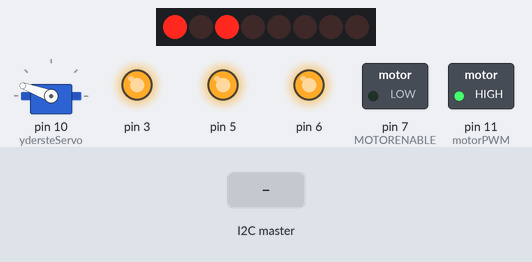
A sketch run on a simulated Arduino Uno, built with avr-gcc and run on an emulated ATmega328P. Parts: 8 shift-register outputs drawn as a row of LEDs (first output left, lit = HIGH), servo, switched loads named in the sketch (green lamp = pin HIGH), output pins drawn as LEDs (lit = HIGH). Wiring (inferred from the names in the program): shift register (74HC595): data pin 8; shift clock pin 4; latch pin 12. Wiring (inferred from the signals the program sends): row of LEDs: on Q0, Q1, Q2, Q3, Q4, Q5, Q6, Q7. Inputs (shaded band) come from the test bench. Random numbers use the default seed unless the sketch sets one; pins used as bus, display or sensor lines are not drawn; what the sketch prints to the serial monitor is not drawn.

Above: at 4.5 s.
4.6 s: the I2C master sends the byte 1
At 9.5 s:
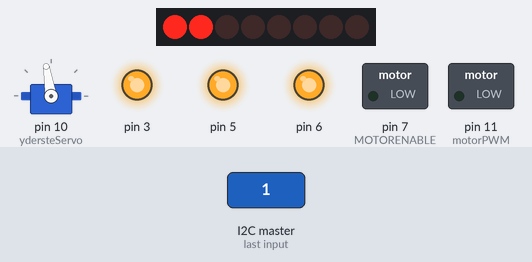
At 10.2 s:
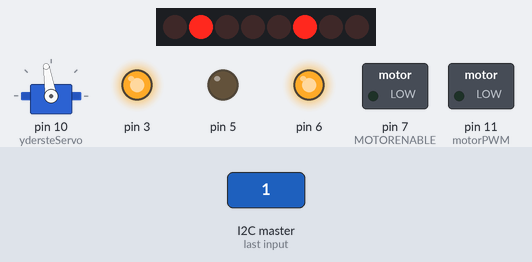
10.4 s: the I2C master sends the byte 0
11.9 s: the I2C master sends the byte 1
At 14.15 s:
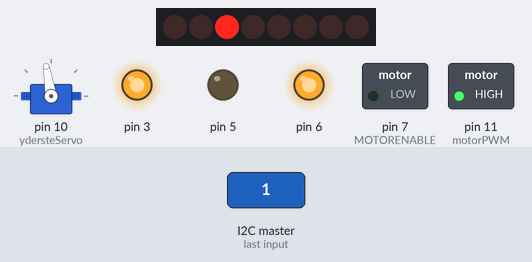
14.9 s: the I2C master sends the byte 2
Timing chart, 0 to 17.9 s (numbered marks = the images above; inputs shaded):
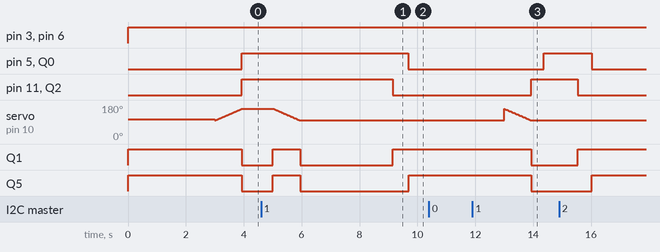

Measured:
- after the input at 4.6 s, servo on pin 10 (ydersteServo): moves from 160° to 99° over 0.90 s, starting after 0.43 s
- after the input at 10.4 s, every drawn part: stays the same
- after the input at 11.9 s, pin 5, Q0: LOW → HIGH after 2.5 s; pin 11 (motorPWM), Q2: LOW → HIGH after 2.0 s; Q1, Q5: HIGH → LOW after 2.0 s

The sketch:

PlantBehavior_slave.ino
```cpp
//***************************************************************
//*** SOFT ROBOTIC ACTUATOR CONTROL WITH ARDUINO MOTOR SHIELD ***
//***              Jonas Jørgensen                            ***
//***************************************************************
// Based on "Simple Motor Shield sketch" (June 2012, Open Source / Public Domain) By arduino.cc user "Krodal".
// (A simple sketch for the motor shield without using the Adafruit library)

// Modified by Mathias and Sidsel

// Connector usage
// ---------------
// The order is different than what you would expect.
// If the Arduino (Uno) board is held with the USB
// connector to the left, the positive (A) side is
// at the top (north), and the negative (B) side is
// the bottom (south) for both headers.
//
//   Connector X1:
//     M1 on outside = MOTOR1_A   (+) north
//     M1 on inside  = MOTOR1_B   (-)
//     middle        = GND
//     M2 on inside  = MOTOR2_A   (+)
//     M2 on outside = MOTOR2_B   (-) south
//
//   Connector X2:
//     M3 on outside = MOTOR3_B   (-) south
//     M3 on inside  = MOTOR3_A   (+)
//     middle        = GND
//     M4 on inside  = MOTOR4_B   (-)
//     M4 on outside = MOTOR4_A   (+) north
//
//
//         -------------------------------
//         | -+s                         |
//         | -+s                         |
//    M1 A |                             | M4 A
//    M1 B |                             | M4 B
//    GND  |                             | GND
//    M2 A |                             | M3 A
//    M2 B |                             | M3 B
//         |                       ..... |
//         -------------------------------
//                + -
//
//
//
// Pin usage with the Motorshield
// ---------------------------------------
// Analog pins: not used at all
//     A0 ... A5 are still available
//     They all can also be used as digital pins.
//     Also I2C (A4=SDA and A5=SCL) can be used.
//     These pins have a breadboard area on the shield.
// Digital pins: used: 3,4,5,6,7,8,9,10,11,12
//     Pin 9 and 10 are only used for the servo motors.
//     Already in use: 0 (RX) and 1 (TX).
//     Unused: 2,13
//     Pin 2 has an soldering hole on the board,
//           easy to connect a wire.
//     Pin 13 is also connected to the system led.
// I2C is possible, but SPI is not possible since
// those pins are used.
//


#include <Servo.h>
#include <Wire.h>


// Arduino pins for the shift register
#define MOTORLATCH 12
#define MOTORCLK 4
#define MOTORENABLE 7
#define MOTORDATA 8

// 8-bit bus after the 74HC595 shift register
// (not Arduino pins)
// These are used to set the direction of the bridge driver.
#define MOTOR1_A 2
#define MOTOR1_B 3
#define MOTOR2_A 1
#define MOTOR2_B 4
#define MOTOR3_A 5
#define MOTOR3_B 7
#define MOTOR4_A 0
#define MOTOR4_B 6

// Arduino pins for the PWM signals.
#define MOTOR1_PWM 11
#define MOTOR2_PWM 3
#define MOTOR3_PWM 6
#define MOTOR4_PWM 5
#define SERVO1_PWM 10
#define SERVO2_PWM 9

// Codes for the motor function.
#define FORWARD 1
#define BACKWARD 2
#define BRAKE 3
#define RELEASE 4

//INTERESTING STUFF BELOW THIS LINE!!!!!!!!!!!!!!!

//booleans to keep track of what behaviors to execute
boolean isStart = true;
boolean eyeClosed= false;
boolean shouldClose = true;

int LED = 13;
int isEyeActive = 0;
unsigned long interuptTime;
unsigned long BreakinteruptTime;
Servo ydersteServo;//top eyelid Servo
int posYdre = 105;//start position eyelid

void setup()
{
  Serial.begin(9600);
  Serial.println("Soft robotic actuator control w. Arduino motor shield");
// Start the I2C Bus as Slave on address 9
  Wire.begin(9);
  // Attach a function to trigger when something is received.
  Wire.onReceive(receiveEvent);
   ydersteServo.write(posYdre);
  ydersteServo.attach(10);
  interuptTime= millis()+random(3000,5000);
  BreakinteruptTime= millis()+random(3000,5000);
}
void receiveEvent(int bytes) {
  isEyeActive = Wire.read();    // read one character from the I2C
}

void loop()
{
  //Normally-closed valves are used

  //***PUMP1: connected to M1_A(+) and M1_B(-)
  //***VALVE1: connected to M2_A(+) and M2_B(-)

  //***PUMP2: connected to M4_A(+) and M4_B(-)
  //***VALVE2: connected to M3_A(+) and M3_B(-)

  // ----------- actual code here ----------------


  if(isStart == true)
  {
    motor_output(MOTOR2_A, HIGH, 255); //Open VALVE1
    motor_output(MOTOR3_A, HIGH, 255); //Open VALVE2
    delay(3000); //Delay to release trapped air
    isStart = false;
  }


  //different states of behavior
  if(isEyeActive == 0)
  {
    if(shouldClose == true){
      for (posYdre =99; posYdre <= 160; posYdre += 1)
        {
          ydersteServo.write(posYdre);// tell servo to go to position in variable 'pos'
          delay(15);
        }
        shouldClose = false;
    }

    //if the eye is inactive, commence idle behaviors
    motor_output(MOTOR2_A, LOW, 255); //Close VALVE1
    motor_output(MOTOR3_A, LOW, 255); //Close VALVE2

    motor(1, FORWARD, 255); //Start PUMP1
    motor(4, FORWARD, 255); //Start PUMP2
    delay(random(1000, 6000));
    if(isEyeActive == 1)
    {
      motor_output(MOTOR2_A, HIGH, 255); //Open VALVE1
      motor_output(MOTOR3_A, HIGH, 255); //Open VALVE2
      EyeOpen();
    }
    motor(1, RELEASE, 0); //Stop PUMP1
    motor(4, RELEASE, 0); //Stop PUMP2
    delay(random(0, 2000));
    if(isEyeActive == 1)
    {
      motor_output(MOTOR2_A, HIGH, 255); //Open VALVE1
      motor_output(MOTOR3_A, HIGH, 255); //Open VALVE2
      EyeOpen();
    }

    motor_output(MOTOR2_A, HIGH, 255); //Open VALVE1
    motor_output(MOTOR3_A, HIGH, 255); //Open VALVE2
    delay(random(2000, 5000));
  }
  else if(isEyeActive == 1)
  {
     EyeOpen();
  }
}

void EyeOpen()
{
  shouldClose = true;
  BreakinteruptTime =millis()+random(10000,15000);
  for (posYdre = 160; posYdre >= 99; posYdre -= 1)
          {
            ydersteServo.write(posYdre); // tell servo to go to position in variable 'pos'
            delay(15);
          }
  while(isEyeActive == 1)
  {
    if ((BreakinteruptTime) <= millis()&& eyeClosed ==false)
      {//lukke øje
         for (posYdre =99; posYdre <= 160; posYdre += 1)
        {
          ydersteServo.write(posYdre);// tell servo to go to position in variable 'pos'
          delay(15);
        }
         eyeClosed = true;
         BreakinteruptTime =millis()+random(1000,2000);
      }

      else if ((BreakinteruptTime) <= millis()&& eyeClosed ==true)
      {// åbner øje
       for (posYdre = 160; posYdre >= 99; posYdre -= 1)
          {
            ydersteServo.write(posYdre); // tell servo to go to position in variable 'pos'
            delay(15);
          }
          eyeClosed = false;
          BreakinteruptTime =millis()+random(10000,15000);
        }
     /* else if ((interuptTime ) <= millis())
      {// lukker øje

        for (posYdre =99; posYdre <= 160; posYdre += 1)
        {
          ydersteServo.write(posYdre);// tell servo to go to position in variable 'pos'
          delay(15);
        }
        //åbner øje
        for (posYdre = 160; posYdre >= 99; posYdre -= 1)
        {
          ydersteServo.write(posYdre); // tell servo to go to position in variable 'pos'
          delay(15);
        }
        interuptTime= millis()+random(3000,5000);
      `*/


    //Uncomfortable behavior
    motor_output(MOTOR2_A, LOW, 255); //Close VALVE1
    motor_output(MOTOR3_A, LOW, 255); //Close VALVE2

    motor(1, FORWARD, 255); //Start PUMP1
    delay(random(0, 1000));
    motor(4, FORWARD, 255); //Start PUMP2
    delay(random(1000, 3000));
    motor(1, RELEASE, 0); //Stop PUMP1

    motor_output(MOTOR2_A, HIGH, 255); //Open VALVE1
    delay(random(0, 1000));
    motor(4, RELEASE, 0); //Stop PUMP2

    motor_output(MOTOR3_A, HIGH, 255); //Open VALVE2
    delay(random(500, 2000));
  }
}

//INTERESTING STUFF ABOVE THIS LINE!!!!!!!!!!!!!!!!!!!!!!!

// Initializing
// ------------
// There is no initialization function.
//
// The shiftWrite() has an automatic initializing.
// The PWM outputs are floating during startup,
// that's okay for the Motor Shield, it stays off.
// Using analogWrite() without pinMode() is valid.
//


// ---------------------------------
// motor
//
// Select the motor (1-4), the command,
// and the speed (0-255).
// The commands are: FORWARD, BACKWARD, BRAKE, RELEASE.

void motor(int nMotor, int command, int speed)
{
  int motorA, motorB;

  if (nMotor >= 1 && nMotor <= 4)
  {
    switch (nMotor)
    {
    case 1:
      motorA   = MOTOR1_A;
      motorB   = MOTOR1_B;
      break;
    case 2:
      motorA   = MOTOR2_A;
      motorB   = MOTOR2_B;
      break;
    case 3:
      motorA   = MOTOR3_A;
      motorB   = MOTOR3_B;
      break;
    case 4:
      motorA   = MOTOR4_A;
      motorB   = MOTOR4_B;
      break;
    default:
      break;
    }

    switch (command)
    {
    case FORWARD:
      motor_output (motorA, HIGH, speed);
      motor_output (motorB, LOW, -1);     // -1: no PWM set
      break;
    case BACKWARD:
      motor_output (motorA, LOW, speed);
      motor_output (motorB, HIGH, -1);    // -1: no PWM set
      break;
    case BRAKE:
      // The AdaFruit library didn't implement a brake.
      // The L293D motor driver ic doesn't have a good
      // brake anyway.
      // It uses transistors inside, and not mosfets.
      // Some use a software break, by using a short
      // reverse voltage.
      // This brake will try to brake, by enabling
      // the output and by pulling both outputs to ground.
      // But it isn't a good break.
      motor_output (motorA, LOW, 255); // 255: fully on.
      motor_output (motorB, LOW, -1);  // -1: no PWM set
      break;
    case RELEASE:
      motor_output (motorA, LOW, 0);  // 0: output floating.
      motor_output (motorB, LOW, -1); // -1: no PWM set
      break;
    default:
      break;
    }
  }
}


// ---------------------------------
// motor_output
//
// The function motor_ouput uses the motor driver to
// drive normal outputs like lights, relays, solenoids,
// DC motors (but not in reverse).
//
// It is also used as an internal helper function
// for the motor() function.
//
// The high_low variable should be set 'HIGH'
// to drive lights, etc.
// It can be set 'LOW', to switch it off,
// but also a 'speed' of 0 will switch it off.
//
// The 'speed' sets the PWM for 0...255, and is for
// both pins of the motor output.
//   For example, if motor 3 side 'A' is used to for a
//   dimmed light at 50% (speed is 128), also the
//   motor 3 side 'B' output will be dimmed for 50%.
// Set to 0 for completelty off (high impedance).
// Set to 255 for fully on.
// Special settings for the PWM speed:
//    Set to -1 for not setting the PWM at all.
//
void motor_output (int output, int high_low, int speed)
{
  int motorPWM;

  switch (output)
  {
  case MOTOR1_A:
  case MOTOR1_B:
    motorPWM = MOTOR1_PWM;
    break;
  case MOTOR2_A:
  case MOTOR2_B:
    motorPWM = MOTOR2_PWM;
    break;
  case MOTOR3_A:
  case MOTOR3_B:
    motorPWM = MOTOR3_PWM;
    break;
  case MOTOR4_A:
  case MOTOR4_B:
    motorPWM = MOTOR4_PWM;
    break;
  default:
    // Use speed as error flag, -3333 = invalid output.
    speed = -3333;
    break;
  }

  if (speed != -3333)
  {
    // Set the direction with the shift register
    // on the MotorShield, even if the speed = -1.
    // In that case the direction will be set, but
    // not the PWM.
    shiftWrite(output, high_low);

    // set PWM only if it is valid
    if (speed >= 0 && speed <= 255)
    {
      analogWrite(motorPWM, speed);
    }
  }
}


// ---------------------------------
// shiftWrite
//
// The parameters are just like digitalWrite().
//
// The output is the pin 0...7 (the pin behind
// the shift register).
// The second parameter is HIGH or LOW.
//
// There is no initialization function.
// Initialization is automatically done at the first
// time it is used.
//
void shiftWrite(int output, int high_low)
{
  static int latch_copy;
  static int shift_register_initialized = false;

  // Do the initialization on the fly,
  // at the first time it is used.
  if (!shift_register_initialized)
  {
    // Set pins for shift register to output
    pinMode(MOTORLATCH, OUTPUT);
    pinMode(MOTORENABLE, OUTPUT);
    pinMode(MOTORDATA, OUTPUT);
    pinMode(MOTORCLK, OUTPUT);

    // Set pins for shift register to default value (low);
    digitalWrite(MOTORDATA, LOW);
    digitalWrite(MOTORLATCH, LOW);
    digitalWrite(MOTORCLK, LOW);
    // Enable the shift register, set Enable pin Low.
    digitalWrite(MOTORENABLE, LOW);

    // start with all outputs (of the shift register) low
    latch_copy = 0;

    shift_register_initialized = true;
  }

  // The defines HIGH and LOW are 1 and 0.
  // So this is valid.
  bitWrite(latch_copy, output, high_low);

  // Use the default Arduino 'shiftOut()' function to
  // shift the bits with the MOTORCLK as clock pulse.
  // The 74HC595 shiftregister wants the MSB first.
  // After that, generate a latch pulse with MOTORLATCH.
  shiftOut(MOTORDATA, MOTORCLK, MSBFIRST, latch_copy);
  delayMicroseconds(5);    // For safety, not really needed.
  digitalWrite(MOTORLATCH, HIGH);
  delayMicroseconds(5);    // For safety, not really needed.
  digitalWrite(MOTORLATCH, LOW);
}
```
